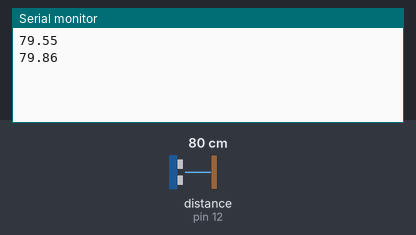
Bench run of a sketch on a simulated Arduino Uno, built with avr-gcc and run on an emulated ATmega328P. On the bench: the last lines printed to the serial monitor. Wiring (inferred from the names in the program): ultrasonic range finder: trigger pin 13; echo pin 12. The test bench sets the inputs (shaded band); at power-on: distance to the obstacle (sensor on pin 12) 80 cm. The echo pulse lasts 58.3 µs per cm.

Above: at 1.8 s.
1.9 s: distance to the obstacle (sensor on pin 12) set to 2 cm
At 2.4 s:
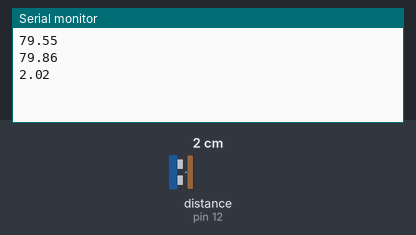
3.4 s: distance to the obstacle (sensor on pin 12) set to 4 cm
At 4.8 s:
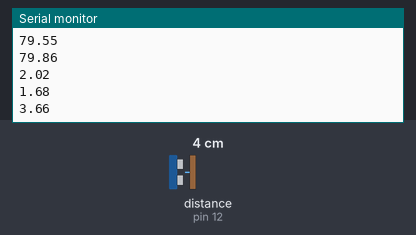
Timing chart, 0 to 6.4 s (numbered marks = the images above; inputs shaded):
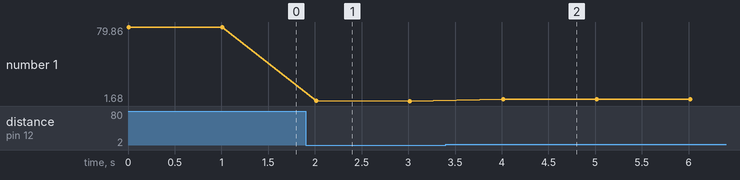

The sketch:

distancia_ultrasonido.ino
```cpp
// Programa que mide la distancia en cent metros usando un ultrasonido

// Pines ultrasonido
#define TRIGGER 13
#define ECHO 12

float distancia;        // Variable para almacenar la distancia
unsigned long tiempo;   // Variable para almacenar el tiempo

void setup() {
  pinMode(TRIGGER, OUTPUT);   // El trigger es salida
  pinMode(ECHO, INPUT);       // El echo es entrada

  Serial.begin(9600);         // Para imprimir por pantalla
}


void loop() {
  // Apagamos el trigger
  digitalWrite(TRIGGER, LOW);
  delayMicroseconds(2);

  // Durante 10 microsegundos, el trigger manda pulsos y tras esto lo apagamos
  digitalWrite(TRIGGER, HIGH);
  delayMicroseconds(10);
  digitalWrite(TRIGGER, LOW);

  // Medimos el tiempo que tarda el sonido desde que sale del trigger, rebota y llega al echo
  tiempo = pulseIn(ECHO, HIGH); // pulseIn() espera a detectar en el pin echo un HIGH y cronometra
  // cuanto tarda en pasar a LOW

  // El sonido tarda aprox. 29,2 microsegundos po centimetro y debemos dividir entre 2 porque sino
  // cuenta la distancia de ida y vuelta
  distancia = (tiempo/2)/29.2; // cm

  Serial.println(distancia); // Imprimimos la distancia por pantalla

  delay(1000);
}
```

Measured:
- after the input at 1.9 s, the serial monitor: prints a new line after 0.11 s (image 1)
- after the input at 3.4 s, the serial monitor: prints a new line after 0.61 s (image 2)
- plotted number 1: 79.86 → 1.68 after the input at 1.9 s, 1.68 → 3.66 after the input at 3.4 s
